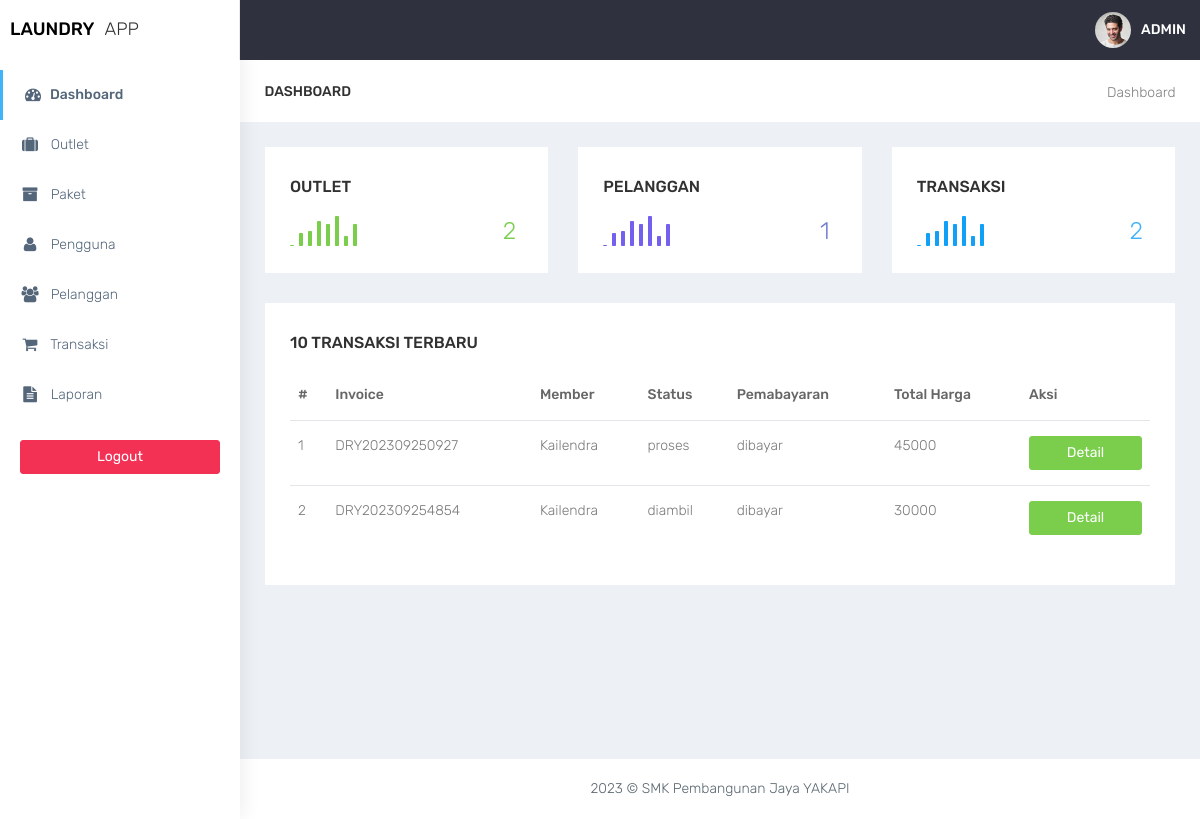
The page /admin (signed in) on the database its author committed.
### tables this page shows
CREATE TABLE `transaksi` (
  `id_transaksi` int(11) NOT NULL,
  `outlet_id` int(11) DEFAULT NULL,
  `kode_invoice` varchar(100) DEFAULT NULL,
  `member_id` int(11) DEFAULT NULL,
  `tgl` datetime DEFAULT NULL,
  `batas_waktu` datetime DEFAULT NULL,
  `tgl_pembayaran` datetime DEFAULT NULL,
  `biaya_tambahan` int(11) DEFAULT NULL,
  `diskon` double DEFAULT NULL,
  `pajak` int(11) DEFAULT NULL,
  `status` enum('baru','proses','selesai','diambil') DEFAULT NULL,
  `status_bayar` enum('dibayar','belum') DEFAULT NULL,
  `user_id` int(11) DEFAULT NULL
);

CREATE TABLE `member` (
  `id_member` int(11) NOT NULL,
  `nama_member` varchar(100) DEFAULT NULL,
  `alamat_member` text DEFAULT NULL,
  `jenis_kelamin` enum('L','P') DEFAULT NULL,
  `telp_member` varchar(15) DEFAULT NULL,
  `no_ktp` varchar(30) DEFAULT NULL
);

CREATE TABLE `detail_transaksi` (
  `id_detail` int(11) NOT NULL,
  `transaksi_id` int(11) DEFAULT NULL,
  `paket_id` int(11) DEFAULT NULL,
  `qty` double DEFAULT NULL,
  `total_harga` double DEFAULT NULL,
  `keterangan` text DEFAULT NULL,
  `total_bayar` int(11) DEFAULT NULL
);

### admin/functions.php (called while the page is built, shortened)
<?php
function ambildata($conn, $query) {
    $data = mysqli_query($conn, $query);
    if (mysqli_num_rows($data) > 0) {
        while($row = mysqli_fetch_assoc($data)) {
            $hasil[] = $row;
        }
        return $hasil;
    }
}
?>

### admin/index.php (the view, shortened to what this page needs)
<?php
require 'functions.php';
$query = "SELECT transaksi.*,member.nama_member , detail_transaksi.total_harga FROM transaksi INNER JOIN member ON member.id_member = transaksi.member_id INNER JOIN detail_transaksi ON detail_transaksi.transaksi_id = transaksi.id_transaksi  ORDER BY transaksi.id_transaksi DESC LIMIT 10";
$data = ambildata($conn,$query)
?>
<!DOCTYPE html>
<html lang="en">
<head>
    <link href="../assets/bootstrap/dist/css/bootstrap.min.css" rel="stylesheet">
    <link href="../assets/plugins/bower_components/sidebar-nav/dist/sidebar-nav.min.css" rel="stylesheet">
    <link href="../assets/plugins/bower_components/toast-master/css/jquery.toast.css" rel="stylesheet">
    <link href="../assets/plugins/bower_components/morrisjs/morris.css" rel="stylesheet">
    <link href="../assets/plugins/bower_components/chartist-js/dist/chartist.min.css" rel="stylesheet">
    <link href="../assets/plugins/bower_components/chartist-plugin-tooltip-master/dist/chartist-plugin-tooltip.css" rel="stylesheet">
    <link href="../assets/css/animate.css" rel="stylesheet">
    <link href="../assets/css/style.css" rel="stylesheet">
    <link href="../assets/css/colors/default.css" id="theme" rel="stylesheet">
    <link rel="stylesheet" type="text/css" href="../assets/DataTables/datatables.min.css"/>
</head>
<body class="fix-header">
    <div id="wrapper">
        <nav class="navbar navbar-default navbar-static-top m-b-0">
            <div class="navbar-header">
                <div class="top-left-part">
                    <a class="logo" href="index.php">
                        <b style="color:black">
                            LAUNDRY
                        </b>
                        <span class="hidden-xs text-dark">
                            APP
                        </span>
                    </a>
                </div>
                <ul class="nav navbar-top-links navbar-right pull-right">
                    <li>
                        <a class="profile-pic" href="#"> <img src="../assets/plugins/images/users/varun.jpg" alt="user-img" width="36" class="img-circle"><b class="hidden-xs">ADMIN</b></a>
                    </li>
                </ul>
            </div>
        </nav>
        <div class="navbar-default sidebar" role="navigation">
            <div class="sidebar-nav slimscrollsidebar">
                <div class="sidebar-head">
                    <h3><span class="fa-fw open-close"><i class="ti-close ti-menu"></i></span> <span class="hide-menu">Navigation</span></h3>
                </div>
                <ul class="nav" id="side-menu">
                    <li style="padding: 70px 0 0;">
                        <a href="index.php" class="waves-effect active"><i class="fa fa-tachometer fa-fw" aria-hidden="true"></i>Dashboard</a>
                    </li>
                    <li>
                        <a href="outlet.php" class="waves-effect "><i class="fa fa-suitcase fa-fw" aria-hidden="true"></i> Outlet</a>
                    </li>
                    <li>
                        <a href="paket.php" class="waves-effect "><i class="fa fa-archive fa-fw" aria-hidden="true"></i> Paket</a>
                    </li>
                    <li>
                        <a href="pengguna.php" class="waves-effect "><i class="fa fa-user fa-fw" aria-hidden="true"></i> Pengguna</a>
                    </li>
                    <li>
                        <a href="pelanggan.php" class="waves-effect "><i class="fa fa-users fa-fw" aria-hidden="true"></i> Pelanggan</a>
                    </li>
                    <li>
                        <a href="transaksi.php" class="waves-effect"><i class="fa fa-shopping-cart fa-fw" aria-hidden="true"></i> Transaksi</a>
                    </li>
                    <li>
                        <a href="laporan.php" class="waves-effect "><i class="fa fa-file-text fa-fw" aria-hidden="true"></i> Laporan</a>
                    </li>
                </ul>
                <div class="center p-20">
                     <a href="logout.php" class="btn btn-danger btn-block waves-effect waves-light">Logout</a>
                 </div>
            </div>
        </div>
        <div id="page-wrapper">
<div class="container-fluid">
    <div class="row bg-title">
        <div class="col-lg-3 col-md-4 col-sm-4 col-xs-12">
            <h4 class="page-title">Dashboard</h4> </div>
        <div class="col-lg-9 col-sm-8 col-md-8 col-xs-12">
            <ol class="breadcrumb">
                <li><a href="#">Dashboard</a></li>
            </ol>
        </div>
    </div>
    <div class="row">
        <div class="col-lg-4 col-sm-6 col-xs-12">
            <div class="white-box analytics-info">
                <h3 class="box-title">Outlet</h3>
                <ul class="list-inline two-part">
                    <li>
                        <div id="sparklinedash"></div>
                    </li>
                    <li class="text-right"><i class="ti-arrow-up text-success"></i> <span class="counter text-success">2</span></li>
                </ul>
            </div>
        </div>
        <div class="col-lg-4 col-sm-6 col-xs-12">
            <div class="white-box analytics-info">
                <h3 class="box-title">Pelanggan</h3>
                <ul class="list-inline two-part">
                    <li>
                        <div id="sparklinedash2"></div>
                    </li>
                    <li class="text-right"><i class="ti-arrow-up text-purple"></i> <span class="counter text-purple">1</span></li>
                </ul>
            </div>
        </div>
        <div class="col-lg-4 col-sm-6 col-xs-12">
            <div class="white-box analytics-info">
                <h3 class="box-title">Transaksi</h3>
                <ul class="list-inline two-part">
                    <li>
                        <div id="sparklinedash3"></div>
                    </li>
                    <li class="text-right"><i class="ti-arrow-up text-info"></i> <span class="counter text-info">2</span></li>
                </ul>
            </div>
        </div>
    </div>
    <div class="row">
        <div class="col-md-12 col-lg-12 col-sm-12">
            <div class="white-box">
                <h3 class="box-title">10 Transaksi Terbaru</h3>
                <div class="table-responsive">
                    <table class="table ">
                        <thead>
                            <tr>
                                <th>#</th>
                                <th>Invoice</th>
                                <th>Member</th>
                                <th>Status</th>
                                <th>Pemabayaran</th>
                                <th>Total Harga</th>
                                <th width="15%">Aksi</th>
                            </tr>
                        </thead>
                        <tbody>
                            <?php $no=1; foreach($data as $transaksi): ?>
                                <tr>
                                    <td><?= $no++ ?> </td>
                                    <td><?= htmlspecialchars($transaksi['kode_invoice']); ?></td>
                                    <td><?= htmlspecialchars($transaksi['nama_member']); ?></td>
                                    <td><?= htmlspecialchars($transaksi['status']); ?></td>
                                    <td><?= htmlspecialchars($transaksi['status_bayar']); ?></td>
                                    <td><?= htmlspecialchars($transaksi['total_harga']); ?></td>
                                    <td align="center">
                                    <a href="transaksi_detail.php?id=<?= htmlspecialchars($transaksi['id_transaksi']);?>" data-toggle="tooltip" data-placement="bottom" title="Edit" class="btn btn-success btn-block">Detail</a>
                                    </td>
                                </tr>
                            <?php endforeach; ?>
                                                    </tbody>
                    </table>
                </div>
            </div>
        </div>
    </div>
</div>
<footer class="footer text-center"> 2023 &copy; SMK Pembangunan Jaya YAKAPI </footer>
        </div>
    </div>
    <br />
</body>
</html>

### assets/css/colors/default.css (style rules this page uses)
body { background: #fff; }
.top-left-part { background: #fff; }
.navbar-header { background: #2f323e; }
.navbar-top-links > li > a { color: #ffffff; }
.sidebar .sidebar-head { background: #ffffff; }
.sidebar .sidebar-head h3 { color: #686868; }
.sidebar { background: #fff; box-shadow: 1px 0px 20px rgba(0, 0, 0, 0.08); }
#side-menu li a { color: #54667a; }
#side-menu li a { color: #54667a; border-left: 0px solid #fff; }
#side-menu > li > a { border-left: 3px solid transperant; }
#side-menu > li > a.active { background: transperant; color: #54667a; border-left: 3px solid #41b3f9; font-weight: 500; }

### rows shown on the page
transaksi: kode_invoice "DRY202309250927", member.nama_member "Kailendra", status "proses", status_bayar "dibayar", detail_transaksi.total_harga "45000"
transaksi: kode_invoice "DRY202309254854", member.nama_member "Kailendra", status "diambil", status_bayar "dibayar", detail_transaksi.total_harga "30000"
